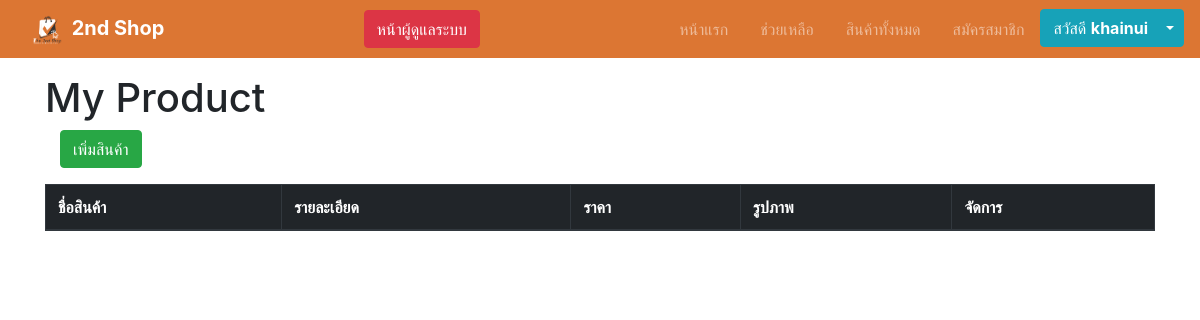
Page /myproduct.php (signed in) on the earlier database version.
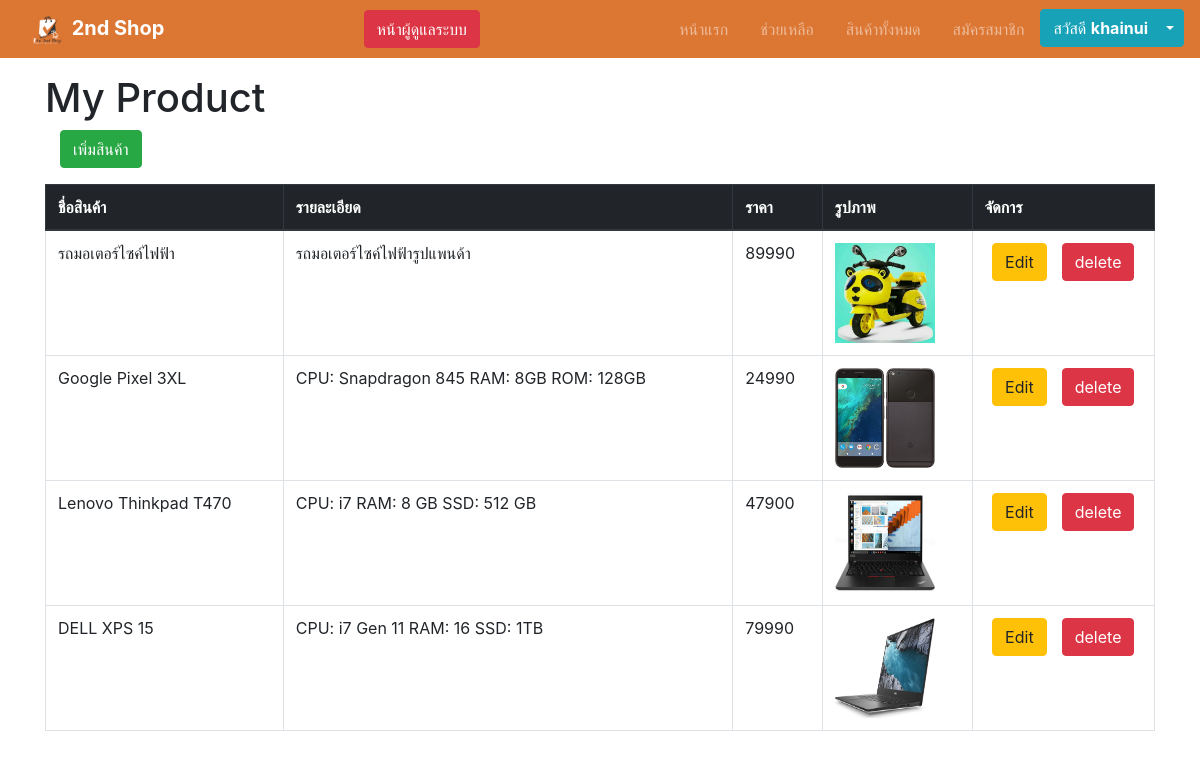
Same page on the later database version.
### tables this page shows
CREATE TABLE `tb_product` (
`pd_id` int(100) NOT NULL,
`pd_name` varchar(255) NOT NULL,
`pd_detail` varchar(255) NOT NULL,
`pd_price` int(100) NOT NULL,
`pd_img` varchar(255) NOT NULL,
`pd_timestamp` datetime DEFAULT CURRENT_TIMESTAMP,
`user_id` int(100) NOT NULL,
`type_id` int(100) NOT NULL
);

### myproduct.php (the view, shortened to what this page needs)
<?php
   require_once('model/connection.php');
   require_once('views/bootstrap4.php');
?>
<!DOCTYPE html>
<html lang="en">
<head>
</head>
<body>
   <?php require_once('views/nav.php'); ?>
   <div class="container">
      <h1>My Product</h1>
      <div class="col">
         <a href="product-add.php" class="btn btn-success">เพิ่มสินค้า</a>
      </div>
      <table class="table table-bordered table-hover my-3">
         <thead class="thead-dark">
            <tr  class="">
               <th scope="col">ชื่อสินค้า</th>
               <th scope="col">รายละเอียด</th>
               <th scope="col">ราคา</th>
               <th scope="col">รูปภาพ</th>
               <th scope="col">จัดการ</th>
            </tr>
         </thead>
         <tbody>
            <?php
               $query = $db->prepare("SELECT * FROM 2ndshop.tb_product WHERE user_id = :user_id ORDER BY pd_id DESC");
               $query->execute([':user_id' => $_SESSION['login_id']]);
            ?>
            <?php while($row = $query->fetch(PDO::FETCH_ASSOC)) { ?>
               <tr>
                  <td class=""><?php echo $row['pd_name'] ?></td>
                  <td class=""><?php echo $row['pd_detail'] ?></td>
                  <td class=""><?php echo $row['pd_price'] ?></td>
                  <td class=""><img src="upload/<?php echo $row['pd_img'] ?>" alt="" width="100px" height="100px"></td>
                  <td class="mx-1">
                     <div class="row ">
                        <div class="col d-flex justify-content-around">
                           <a href="product-edit.php?update_id=<?php echo $row['pd_id'] ?>" class="btn btn-warning">Edit</a>
                           <a href="product-delete.php?delete_id=<?php echo $row['pd_id'] ?>" class="btn btn-danger">delete</a>
                        </div>
                     </div>
                  </td>
               </tr>
            <?php } ?>
         </tbody>
      </table>
   </div>
</body>
</html>

### views/bootstrap4.php (shortened to what this page needs)
<link rel="stylesheet" href="https://maxcdn.bootstrapcdn.com/bootstrap/4.0.0/css/bootstrap.min.css">

### views/nav.php (shortened to what this page needs)
<nav class="navbar navbar-expand-sm navbar-dark mb-3 d-flex justify-content-between" style="background-color: #dc7633;">
  <a class="navbar-brand ml-3" href="index.php">
      <img src="images/logo.png" width="30" height="30" class="d-inline-block mr-1" alt="" loading="lazy">
      <b>2nd Shop</b>
  </a>
  <?php if ($_SESSION['login_role'] == '2') :  ?>
    <a href="admin.php" class="btn btn-danger">หน้าผู้ดูแลระบบ</a>
  <?php endif ?>
  <ul class="nav navbar-nav mr-0">
    <li class="nav-item mx-2">
      <a class="nav-link " href="index.php">หน้าแรก</a>
    </li>
    <li class="nav-item mx-2">
      <a class="nav-link " href="html/help.html">ช่วยเหลือ</a>
    </li>
    <li class="nav-item mx-2">
      <a class="nav-link " href="product.php">สินค้าทั้งหมด</a>
    </li>
    <li class="nav-item mx-2">
      <a class="nav-link " href="register.php" >สมัครสมาชิก</a>
    </li>
    <li>
      <?php if ($_SESSION['login']) {  ?>
        <div class="btn-group">
          <a href="profile.php" class="btn btn-info pr-2">
            สวัสดี <b><?php echo $_SESSION['login_username'] ?></b>
          </a>
          <button type="button" class="btn btn-info dropdown-toggle dropdown-toggle-split" data-toggle="dropdown" aria-haspopup="true" aria-expanded="false">
          </button>
        </div>
      <?php } else { ?>
          <a class="btn btn-outline-light mx-0" href="login.php">เข้าสู่ระบบ</a>
      <?php } ?>
    </li>
  </ul>
</nav>

Differences in the rows shown:
added tb_product: pd_name "รถมอเตอร์ไซค์ไฟฟ้า", pd_detail "รถมอเตอร์ไซค์ไฟฟ้ารูปแพนด้า", pd_price "89990", pd_img (picture)
now on this page (row edited): tb_product: pd_name "Google Pixel 3XL", pd_detail "CPU: Snapdragon 845 RAM: 8GB ROM: 128GB", pd_price "24990", pd_img (picture)
added tb_product: pd_name "Lenovo Thinkpad T470", pd_detail "CPU: i7 RAM: 8 GB SSD: 512 GB", pd_price "47900", pd_img (picture)
now on this page (row edited): tb_product: pd_name "DELL XPS 15", pd_detail "CPU: i7 Gen 11 RAM: 16 SSD: 1TB", pd_price "79990", pd_img (picture)
